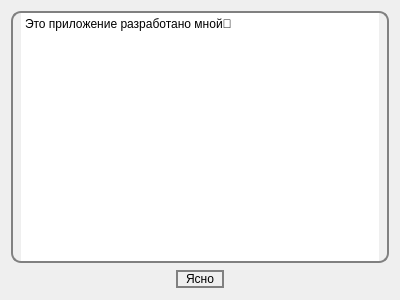
<?xml version="1.0" encoding="UTF-8"?>
<ui version="4.0">
 <class>InfoWindow</class>
 <widget class="QDialog" name="InfoWindow">
  <property name="geometry">
   <rect>
    <x>0</x>
    <y>0</y>
    <width>400</width>
    <height>300</height>
   </rect>
  </property>
  <property name="windowTitle">
   <string>Dialog</string>
  </property>
  <layout class="QGridLayout" name="gridLayout">
   <item row="1" column="2">
    <spacer name="horizontalSpacer">
     <property name="orientation">
      <enum>Qt::Horizontal</enum>
     </property>
     <property name="sizeHint" stdset="0">
      <size>
       <width>40</width>
       <height>20</height>
      </size>
     </property>
    </spacer>
   </item>
   <item row="1" column="1">
    <widget class="QPushButton" name="OkButton">
     <property name="styleSheet">
      <string notr="true">border: 2px solid gray;
    border-radius: 10px;
    padding: 0 8px;</string>
     </property>
     <property name="text">
      <string>Ясно</string>
     </property>
    </widget>
   </item>
   <item row="1" column="0">
    <spacer name="horizontalSpacer_2">
     <property name="orientation">
      <enum>Qt::Horizontal</enum>
     </property>
     <property name="sizeHint" stdset="0">
      <size>
       <width>40</width>
       <height>20</height>
      </size>
     </property>
    </spacer>
   </item>
   <item row="0" column="0" colspan="3">
    <widget class="QTextBrowser" name="textBrowser">
     <property name="styleSheet">
      <string notr="true">border: 2px solid gray;
    border-radius: 10px;
    padding: 0 8px;</string>
     </property>
     <property name="html">
      <string>&lt;!DOCTYPE HTML PUBLIC &quot;-//W3C//DTD HTML 4.0//EN&quot; &quot;http://www.w3.org/TR/REC-html40/strict.dtd&quot;&gt;
&lt;html&gt;&lt;head&gt;&lt;meta name=&quot;qrichtext&quot; content=&quot;1&quot; /&gt;&lt;meta charset=&quot;utf-8&quot; /&gt;&lt;style type=&quot;text/css&quot;&gt;
p, li { white-space: pre-wrap; }
hr { height: 1px; border-width: 0; }
li.unchecked::marker { content: &quot;\2610&quot;; }
li.checked::marker { content: &quot;\2612&quot;; }
&lt;/style&gt;&lt;/head&gt;&lt;body style=&quot; font-family:'Segoe UI'; font-size:9pt; font-weight:400; font-style:normal;&quot;&gt;
&lt;p style=&quot; margin-top:0px; margin-bottom:0px; margin-left:0px; margin-right:0px; -qt-block-indent:0; text-indent:0px;&quot;&gt;Это приложение разработано мной🤔&lt;/p&gt;&lt;/body&gt;&lt;/html&gt;</string>
     </property>
    </widget>
   </item>
  </layout>
 </widget>
 <resources/>
 <connections>
  <connection>
   <sender>OkButton</sender>
   <signal>clicked()</signal>
   <receiver>InfoWindow</receiver>
   <slot>close()</slot>
   <hints>
    <hint type="sourcelabel">
     <x>218</x>
     <y>284</y>
    </hint>
    <hint type="destinationlabel">
     <x>287</x>
     <y>283</y>
    </hint>
   </hints>
  </connection>
 </connections>
</ui>
